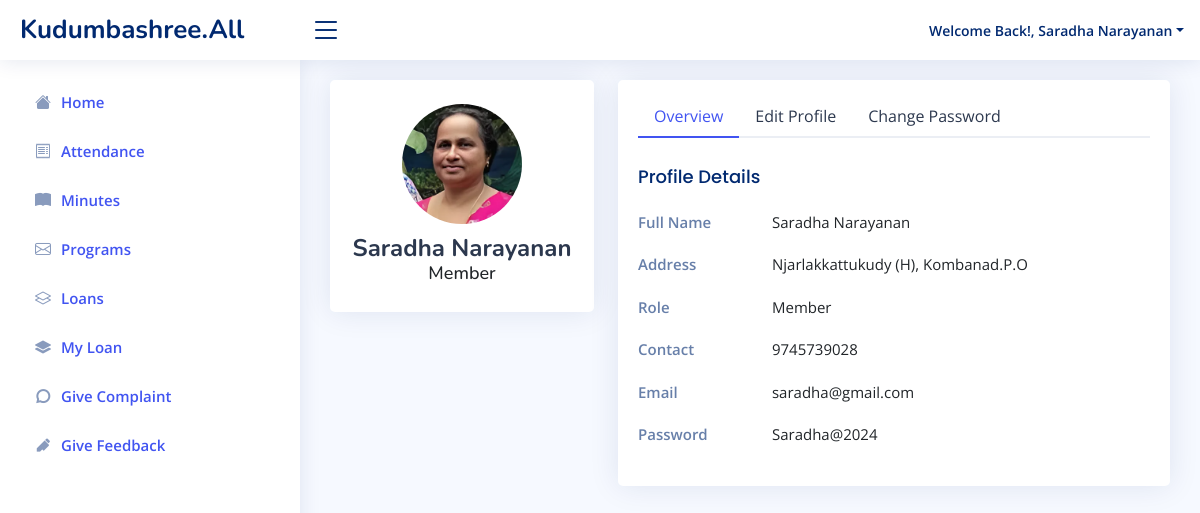
The app's page /Project/Members/MemberProfile.php (signed in) with its own data.
### tables this page shows
CREATE TABLE `tbl_member` (
  `member_id` int(11) NOT NULL,
  `member_name` varchar(50) NOT NULL,
  `member_address` varchar(100) NOT NULL,
  `member_email` varchar(50) NOT NULL,
  `member_password` varchar(50) NOT NULL,
  `member_proof` varchar(100) NOT NULL,
  `member_photo` varchar(100) NOT NULL,
  `member_status` int(11) NOT NULL DEFAULT 0,
  `member_contact` varchar(20) NOT NULL
);

### Project/Members/MemberProfile.php (the view, shortened to what this page needs)
<?php
include("Head.php");
?>
<?php
include("../Assets/Connection/Connection.php");
?>
<?php
$selMember="select * from tbl_member where member_id='".$_SESSION["mid"]."'";
$resMember=$con->query($selMember);
$data=$resMember->fetch_assoc();
			?>
<!DOCTYPE html PUBLIC "-//W3C//DTD XHTML 1.0 Transitional//EN" "http://www.w3.org/TR/xhtml1/DTD/xhtml1-transitional.dtd">
<html xmlns="http://www.w3.org/1999/xhtml">
<head>
</head>
<body>
<section class="section profile">
      <div class="row">
        <div class="col-xl-4">
          <div class="card">
            <div class="card-body profile-card pt-4 d-flex flex-column align-items-center">
              <img src="../Assets/Files/Members/Photo/<?php echo $data['member_photo'];?>" alt="Profile" class="rounded-circle">
              <h2><?php echo $_SESSION["mname"]; ?></h2>
              <h3>Member</h3>
            </div>
          </div>
        </div>
        <div class="col-xl-8">
          <div class="card">
            <div class="card-body pt-3">
              <ul class="nav nav-tabs nav-tabs-bordered">
                <li class="nav-item">
                  <button class="nav-link active" data-bs-toggle="tab" data-bs-target="#profile-overview">Overview</button>
                </li>
                <li class="nav-item">
                  <button class="nav-link" data-bs-toggle="tab" data-bs-target="#profile-edit">Edit Profile</button>
                </li>
                <li class="nav-item">
                  <button class="nav-link" data-bs-toggle="tab" data-bs-target="#profile-change-password">Change Password</button>
                </li>
              </ul>
              <div class="tab-content pt-2">
                <div class="tab-pane fade show active profile-overview" id="profile-overview">
                  <h5 class="card-title">Profile Details</h5>
                  <div class="row">
                    <div class="col-lg-3 col-md-4 label ">Full Name</div>
                    <div class="col-lg-9 col-md-8"><?php echo $data['member_name'];?></div>
                  </div>
                  <div class="row">
                    <div class="col-lg-3 col-md-4 label">Address</div>
                    <div class="col-lg-9 col-md-8"><?php echo $data['member_address'];?></div>
                  </div>
                  <div class="row">
                    <div class="col-lg-3 col-md-4 label">Role</div>
                    <div class="col-lg-9 col-md-8">Member</div>
                  </div>
                  <div class="row">
                    <div class="col-lg-3 col-md-4 label">Contact</div>
                    <div class="col-lg-9 col-md-8"><?php echo $data['member_contact'];?></div>
                  </div>
                  <div class="row">
                    <div class="col-lg-3 col-md-4 label">Email</div>
                    <div class="col-lg-9 col-md-8"><?php echo $data['member_email'];?></div>
                  </div>
                  <div class="row">
                    <div class="col-lg-3 col-md-4 label">Password</div>
                    <div class="col-lg-9 col-md-8"><?php echo $data["member_password"]; ?></div>
                  </div>
                </div>
              </div>
            </div>
          </div>
        </div>
      </div>
    </section>
</body>
</html>
<?php
include("Foot.php");
?>

### Project/Assets/Templates/Admin/assets/css/style.css (style rules this page uses)
:root { scroll-behavior: smooth; }
body { font-family: "Open Sans", sans-serif; background: #f6f9ff; color: #444444; }
h1, h2, h3, h4, h5, h6 { font-family: "Nunito", sans-serif; }
.card { margin-bottom: 30px; border: none; border-radius: 5px; box-shadow: 0px 0 30px rgba(1, 41, 112, 0.1); }
.card-title { padding: 20px 0 15px 0; font-size: 18px; font-weight: 500; color: #012970; font-family: "Poppins", sans-serif; }
.card-body { padding: 0 20px 20px 20px; }
.nav-tabs-bordered { border-bottom: 2px solid #ebeef4; }
.nav-tabs-bordered .nav-link { margin-bottom: -2px; border: none; color: #2c384e; }
.nav-tabs-bordered .nav-link.active { background-color: #fff; color: #4154f1; border-bottom: 2px solid #4154f1; }
.profile .profile-card img { max-width: 120px; }
.profile .profile-card h2 { font-size: 24px; font-weight: 700; color: #2c384e; margin: 10px 0 0 0; }
.profile .profile-card h3 { font-size: 18px; }
.profile .profile-overview .row { margin-bottom: 20px; font-size: 15px; }
.profile .profile-overview .card-title { color: #012970; }
.profile .profile-overview .label { font-weight: 600; color: rgba(1, 41, 112, 0.6); }

### records on screen
tbl_member: member_photo (picture), member_name "Saradha Narayanan", member_address "Njarlakkattukudy (H), Kombanad.P.O", member_contact "9745739028", member_email "saradha@gmail.com", member_password "Saradha@2024"

### other values on screen
$_SESSION["mname"] "Saradha Narayanan"
